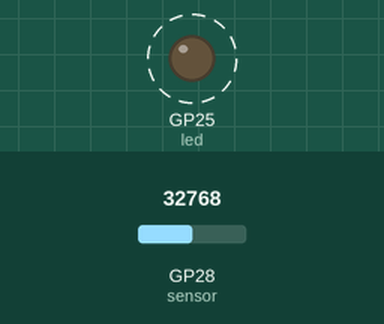
A program run on a simulated Raspberry Pi Pico running MicroPython. On the bench: output pins drawn as LEDs (lit = HIGH). Dashed ring = blinking. The inputs (shaded band) are chosen by the test bench; at power-on: GP28 (sensor) = 32768 (analog values on the 0–65535 scale). What the program prints to the serial console is not drawn.

Above: at 0.5 s.
Timing chart, 0 to 3.0 s (numbered marks = the images above):
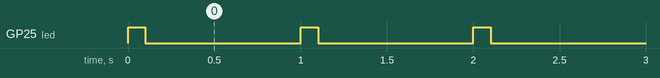

The program:

main.py
```python
import machine
import utime

sensor = machine.ADC(28)
led = machine.Pin(25, machine.Pin.OUT)
while True:
	sensor_value = sensor.read_u16()
	print(sensor_value)
	led.value(1)
	utime.sleep(0.1)
	led.value(0)
	utime.sleep(0.9)
```

Measured:
- by itself, GP25 (led): alternates HIGH for 0.10 s and LOW for 0.90 s
